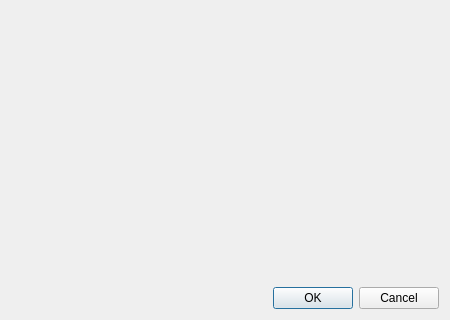
<?xml version="1.0" encoding="UTF-8"?>
<ui version="4.0">
 <class>NewContestDialog</class>
 <widget class="QDialog" name="NewContestDialog">
  <property name="geometry">
   <rect>
    <x>0</x>
    <y>0</y>
    <width>450</width>
    <height>320</height>
   </rect>
  </property>
  <property name="minimumSize">
   <size>
    <width>450</width>
    <height>320</height>
   </size>
  </property>
  <property name="windowTitle">
   <string>New Contest</string>
  </property>
  <layout class="QVBoxLayout" name="verticalLayout">
   <item>
    <widget class="NewContestWidget" name="newContestWidget" native="true"/>
   </item>
   <item>
    <widget class="QDialogButtonBox" name="buttonBox">
     <property name="standardButtons">
      <set>QDialogButtonBox::Cancel|QDialogButtonBox::Ok</set>
     </property>
    </widget>
   </item>
  </layout>
 </widget>
 <customwidgets>
  <customwidget>
   <class>NewContestWidget</class>
   <extends>QWidget</extends>
   <header>newcontestwidget.h</header>
   <container>1</container>
  </customwidget>
 </customwidgets>
 <resources/>
 <connections>
  <connection>
   <sender>buttonBox</sender>
   <signal>accepted()</signal>
   <receiver>NewContestDialog</receiver>
   <slot>accept()</slot>
   <hints>
    <hint type="sourcelabel">
     <x>224</x>
     <y>294</y>
    </hint>
    <hint type="destinationlabel">
     <x>224</x>
     <y>159</y>
    </hint>
   </hints>
  </connection>
  <connection>
   <sender>buttonBox</sender>
   <signal>rejected()</signal>
   <receiver>NewContestDialog</receiver>
   <slot>reject()</slot>
   <hints>
    <hint type="sourcelabel">
     <x>224</x>
     <y>294</y>
    </hint>
    <hint type="destinationlabel">
     <x>224</x>
     <y>159</y>
    </hint>
   </hints>
  </connection>
 </connections>
</ui>
